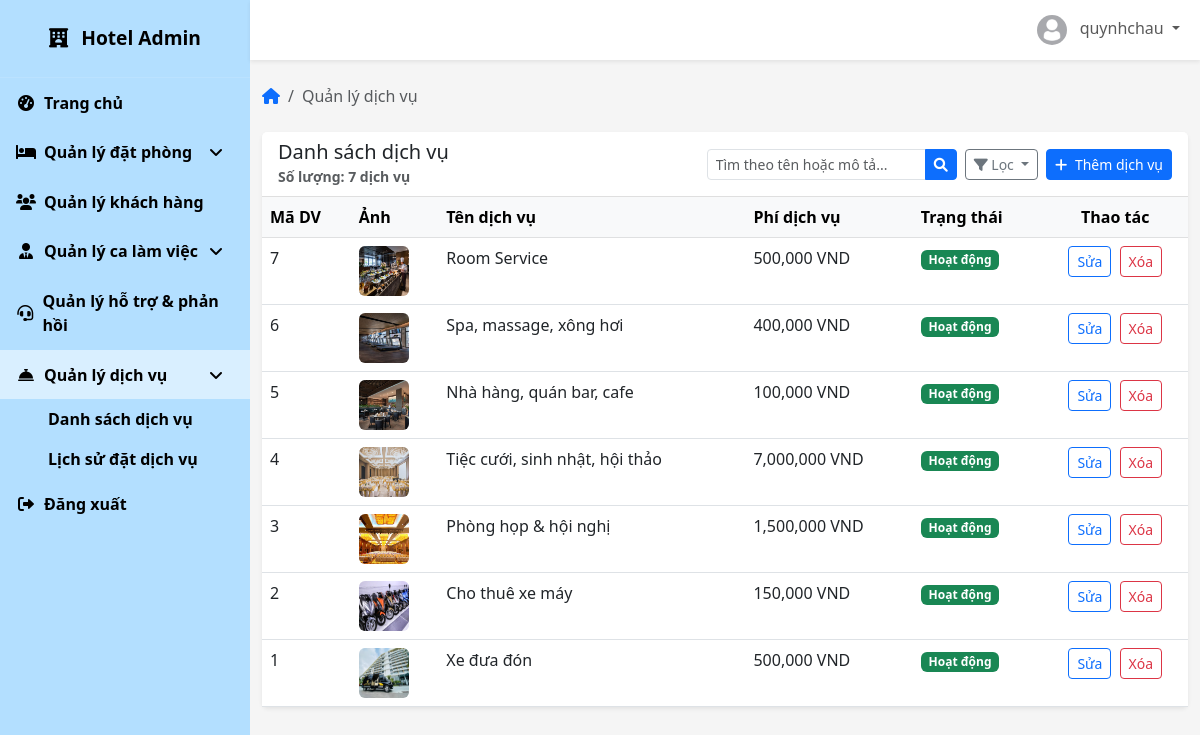
Screenshot of /admin-dashboard/services/ (signed in) with the database file from the repository.
### accounts/models.py (models this page shows, shortened)
class TaiKhoan(AbstractBaseUser, PermissionsMixin):
    username = models.CharField(
        max_length=150,
        unique=True,
        verbose_name=_('Tên đăng nhập'),
        error_messages={
            'unique': _("Tên đăng nhập đã tồn tại."),
        },
    )
    email = models.EmailField(
        verbose_name=_('Địa chỉ email'),
        max_length=255,
        unique=True,
        blank=True,
        null=True,
        error_messages={
            'unique': _("Email đã được sử dụng."),
        },
    )
    sdt = models.CharField(
        max_length=15,
        verbose_name=_('Số điện thoại'),
        blank=True,
        null=True,
    )
    dia_chi = models.TextField(
        verbose_name=_('Địa chỉ'),
        blank=True,
        null=True,
    )
    loai_tk = models.CharField(
        max_length=20,
        choices=[
            ('khach_hang', 'Khách hàng'),
            ('nhan_vien', 'Nhân viên'),
            ('admin', 'Quản lý'),
        ],
        default='khach_hang',
        verbose_name=_('Loại tài khoản'),
    )
    is_staff = models.BooleanField(
        default=False,
        verbose_name=_('Truy cập quản trị'),
    )
    is_active = models.BooleanField(
        default=True,
        verbose_name=_('Kích hoạt'),
    )
    objects = TaiKhoanManager()
    USERNAME_FIELD = 'username'
    REQUIRED_FIELDS = ['email']
    class Meta:
        verbose_name = _('Tài khoản')
        verbose_name_plural = _('Tài khoản')

### core/models.py (models this page shows, shortened)
class DichVu(models.Model):
    ma_dv = models.AutoField(primary_key=True)
    ten_dv = models.CharField(max_length=50)
    mo_ta = models.TextField()
    phi_dv = models.FloatField(validators=[MinValueValidator(0)])
    anh_dai_dien = models.ImageField(upload_to='dich_vu/')
    hoat_dong = models.BooleanField(default=True)

### core/views.py (the view)
# urls.py: path('admin-dashboard/services/', core_views.admin_service_management, name='admin_service_management'),
@login_required
@user_passes_test(is_admin_or_staff)
def admin_service_management(request):
    logger.debug(f"User accessing admin_service_management: {request.user.username}, Role: {getattr(request.user, 'loai_tk', 'N/A')}, Authenticated: {request.user.is_authenticated}")
    services = DichVu.objects.all().order_by('-ma_dv')
    search_query = request.GET.get('search', '')
    status = request.GET.get('status', '')
    min_price_str = request.GET.get('min_price', '')
    max_price_str = request.GET.get('max_price', '')
    if search_query:
        services = services.filter(
            Q(ten_dv__icontains=search_query) |
            Q(mo_ta__icontains=search_query))
    if status == 'active':
        services = services.filter(hoat_dong=True)
    elif status == 'inactive':
        services = services.filter(hoat_dong=False)
    if min_price_str:
        try:
            services = services.filter(phi_dv__gte=float(min_price_str))
        except ValueError:
            pass
    if max_price_str:
        try:
            services = services.filter(phi_dv__lte=float(max_price_str))
        except ValueError:
            pass
    paginator = Paginator(services, 10)
    page_number = request.GET.get('page')
    page_obj = paginator.get_page(page_number)
    form = None
    if request.user.loai_tk == 'admin':
        form = DichVuForm(request.POST or None, request.FILES or None)
        if request.method == 'POST' and form.is_valid():
            form.save()
            messages.success(request, "Đã thêm dịch vụ mới")
            return redirect('admin_service_management')
    context = {
        'page_obj': page_obj,
        'form': form,
        'search_query': search_query,
        'status': status,
        'min_price': min_price_str,
        'max_price': max_price_str,
        'is_admin': request.user.loai_tk == 'admin',
        'is_staff': request.user.loai_tk == 'nhan_vien',
    }
    return render(request, 'admin/service_management.html', context)

### templates/admin/service_management.html (shortened to what this page needs)
{% extends 'admin/base.html' %}
{% load humanize %}
{% load currency_filters %}
{% load static %}
{% block breadcrumb %}
<li class="breadcrumb-item active" aria-current="page">Quản lý dịch vụ</li>
{% endblock %}
{% block admin_content %}
<div class="card">
    <div class="card-header d-flex justify-content-between align-items-center">
        <div>
            <h5 class="mb-0">Danh sách dịch vụ</h5>
            <small class="text-muted">Số lượng: {{ page_obj.paginator.count }} dịch vụ</small>
        </div>
        <div class="d-flex">
            <form method="get" class="d-flex align-items-center">
                <div class="input-group me-2" style="width:250px;">
                    <input type="text"
                           name="search"
                           class="form-control form-control-sm"
                           placeholder="Tìm theo tên hoặc mô tả..."
                           value="{{ search_query }}">
                    <button class="btn btn-sm btn-primary" type="submit">
                        <i class="fas fa-search"></i>
                    </button>
                </div>
                <div class="dropdown me-2">
                    <button class="btn btn-sm btn-outline-secondary dropdown-toggle"
                            type="button"
                            id="filterDropdown"
                            data-bs-toggle="dropdown"
                            aria-expanded="false">
                        <i class="fas fa-filter"></i> Lọc
                    </button>
                </div>
                {% if is_admin %}
                <a href="{% url 'add_service' %}" class="btn btn-primary btn-sm">
                    <i class="fas fa-plus me-1"></i> Thêm dịch vụ
                </a>
                {% endif %}
            </form>
        </div>
    </div>
    <div class="card-body p-0">
        <div class="table-responsive">
            <table class="table table-hover mb-0">
                <thead class="table-light">
                    <tr>
                        <th>Mã DV</th>
                        <th>Ảnh</th>
                        <th>Tên dịch vụ</th>
                        <th>Phí dịch vụ</th>
                        <th>Trạng thái</th>
                        {% if is_admin %}<th class="text-center">Thao tác</th>{% endif %}
                    </tr>
                </thead>
                <tbody>
                    {% for service in page_obj %}
                    <tr>
                        <td>{{ service.ma_dv }}</td>
                        <td>
                            <img src="{{ service.anh_dai_dien.url }}"
                                 class="rounded"
                                 width="50" height="50"
                                 alt="Ảnh {{ service.ten_dv }}"
                                 onerror="this.onerror=null;this.src='{% static 'images/default-service.png' %}';">
                        </td>
                        <td>{{ service.ten_dv }}</td>
                        <td>{{ service.phi_dv|format_currency }} VND</td>
                        <td>
                            {% if service.hoat_dong %}
                            <span class="badge bg-success">Hoạt động</span>
                            {% else %}
                            <span class="badge bg-secondary">Ngừng hoạt động</span>
                            {% endif %}
                        </td>
                        {% if is_admin %}
                        <td class="text-center">
                            <a href="{% url 'edit_service' service.ma_dv %}"
                               class="btn btn-sm btn-outline-primary me-1">Sửa</a>
                            <button type="button"
                                    class="btn btn-sm btn-outline-danger btn-delete-service"
                                    data-url="{% url 'delete_service' service.ma_dv %}"
                                    data-name="{{ service.ten_dv }}"
                                    data-id="{{ service.ma_dv }}">
                                Xóa
                            </button>
                        </td>
                        {% endif %}
                    </tr>
                    {% endfor %}
                </tbody>
            </table>
        </div>
    </div>
</div>
{% endblock %}

### templates/admin/base.html (shortened to what this page needs)
{% extends 'base.html' %}
{% load static %}
{% block extra_css %}
<link rel="stylesheet" href="https://cdnjs.cloudflare.com/ajax/libs/font-awesome/6.0.0/css/all.min.css">
{% endblock %}
{% block content %}
<div class="sidebar" style="background-color: #B3DFFF; color: black;">
    <div class="sidebar-brand">
        <i class="fas fa-hotel me-2"></i>
        <span>Hotel Admin</span>
    </div>
    <ul class="sidebar-nav">
        <li class="sidebar-nav-item">
            <a href="{% url 'admin_dashboard' %}" class="sidebar-nav-link {% if request.resolver_match.url_name == 'admin_dashboard' %}active{% endif %}" style="color: black; font-weight: bold;">
                <i class="fas fa-tachometer-alt"></i>
                <span>Trang chủ</span>
            </a>
        </li>
        <li class="sidebar-nav-item">
            <a href="#roomManagement" class="sidebar-nav-link " data-bs-toggle="collapse" style="color: black; font-weight: bold;">
                <i class="fas fa-bed"></i>
                <span>Quản lý đặt phòng</span>
                <i class="fas fa-angle-down ms-auto"></i>
            </a>
        </li>
        <li class="sidebar-nav-item">
            <a href="{% url 'admin_customer_management' %}" class="sidebar-nav-link {% if request.resolver_match.url_name == 'admin_customer_management' %}active{% endif %}" style="color: black; font-weight: bold;">
                <i class="fas fa-users"></i>
                <span>Quản lý khách hàng</span>
            </a>
        </li>
        <li class="sidebar-nav-item">
            <a href="#staffManagement" class="sidebar-nav-link " data-bs-toggle="collapse" style="color: black; font-weight: bold;">
                <i class="fas fa-user-tie"></i>
                <span>Quản lý ca làm việc</span>
                <i class="fas fa-angle-down ms-auto"></i>
            </a>
        </li>
        <li class="sidebar-nav-item">
            <a href="{% url 'admin_request_management' %}" class="sidebar-nav-link {% if request.resolver_match.url_name == 'admin_request_management' %}active{% endif %}" style="color: black; font-weight: bold;">
                <i class="fas fa-headset"></i>
                <span>Quản lý hỗ trợ & phản hồi</span>
            </a>
        </li>
        <li class="sidebar-nav-item">
            <a href="#serviceManagement" class="sidebar-nav-link {% if request.resolver_match.url_name == 'admin_service_management' or request.resolver_match.url_name == 'admin_service_booking' %}active{% endif %}" data-bs-toggle="collapse" style="color: black; font-weight: bold;">
                <i class="fas fa-concierge-bell"></i>
                <span>Quản lý dịch vụ</span>
                <i class="fas fa-angle-down ms-auto"></i>
            </a>
            <ul id="serviceManagement" class="sidebar-nav-dropdown {% if request.resolver_match.url_name == 'admin_service_management' or request.resolver_match.url_name == 'admin_service_booking' %}show{% endif %}">
                <li>
                    <a href="{% url 'admin_service_management' %}" class="sidebar-nav-dropdown-link {% if request.resolver_match.url_name == 'admin_service_management' %}active{% endif %}" style="color: black; font-weight: bold;">
                        Danh sách dịch vụ
                    </a>
                </li>
                <li>
                    <a href="{% url 'admin_service_booking' %}" class="sidebar-nav-dropdown-link {% if request.resolver_match.url_name == 'admin_service_booking' %}active{% endif %}" style="color: black; font-weight: bold;">
                        Lịch sử đặt dịch vụ
                    </a>
                </li>
            </ul>
        </li>
        <li class="sidebar-nav-item">
            <a href="{% url 'logout' %}" class="sidebar-nav-link" style="color: black; font-weight: bold;">
                <i class="fas fa-sign-out-alt"></i>
                <span>Đăng xuất</span>
            </a>
        </li>
    </ul>
</div>
<div class="main-content">
    <nav class="navbar navbar-expand navbar-light bg-white">
        <div class="container-fluid">
            <ul class="navbar-nav ms-auto">
                <li class="nav-item dropdown">
                    <a class="nav-link dropdown-toggle" href="#" id="navbarDropdown" role="button" data-bs-toggle="dropdown" aria-expanded="false">
                        <img src="{% if user.avatar %}{{ user.avatar.url}}{% else %}{% static 'images/default-avartar.jpg' %}{% endif %}" class="avatar me-2" alt="Avatar">
                        <span class="d-none d-md-inline">{{ request.user.get_full_name|default:request.user.username }}</span>
                    </a>
                </li>
            </ul>
        </div>
    </nav>
    <div class="container-fluid py-4">
        <nav aria-label="breadcrumb" class="mb-4">
            <ol class="breadcrumb">
                <li class="breadcrumb-item"><a href="{% url 'admin_dashboard' %}"><i class="fas fa-home"></i></a></li>
                {% block breadcrumb %}
                {% endblock %}
            </ol>
        </nav>
        {% block admin_content %}
        {% endblock %}
    </div>
</div>
{% endblock %}

### rows the page displays
TaiKhoan: user.get_full_name "quynhchau"
DichVu: ma_dv "7", anh_dai_dien (picture), ten_dv "Room Service", phi_dv "500,000", hoat_dong "Hoạt động"
DichVu: ma_dv "6", anh_dai_dien (picture), ten_dv "Spa, massage, xông hơi", phi_dv "400,000", hoat_dong "Hoạt động"
DichVu: ma_dv "5", anh_dai_dien (picture), ten_dv "Nhà hàng, quán bar, cafe", phi_dv "100,000", hoat_dong "Hoạt động"
DichVu: ma_dv "4", anh_dai_dien (picture), ten_dv "Tiệc cưới, sinh nhật, hội thảo", phi_dv "7,000,000", hoat_dong "Hoạt động"
DichVu: ma_dv "3", anh_dai_dien (picture), ten_dv "Phòng họp & hội nghị", phi_dv "1,500,000", hoat_dong "Hoạt động"
DichVu: ma_dv "2", anh_dai_dien (picture), ten_dv "Cho thuê xe máy", phi_dv "150,000", hoat_dong "Hoạt động"
DichVu: ma_dv "1", anh_dai_dien (picture), ten_dv "Xe đưa đón", phi_dv "500,000", hoat_dong "Hoạt động"

### other values shown
{{ page_obj.paginator.count }} "7"
